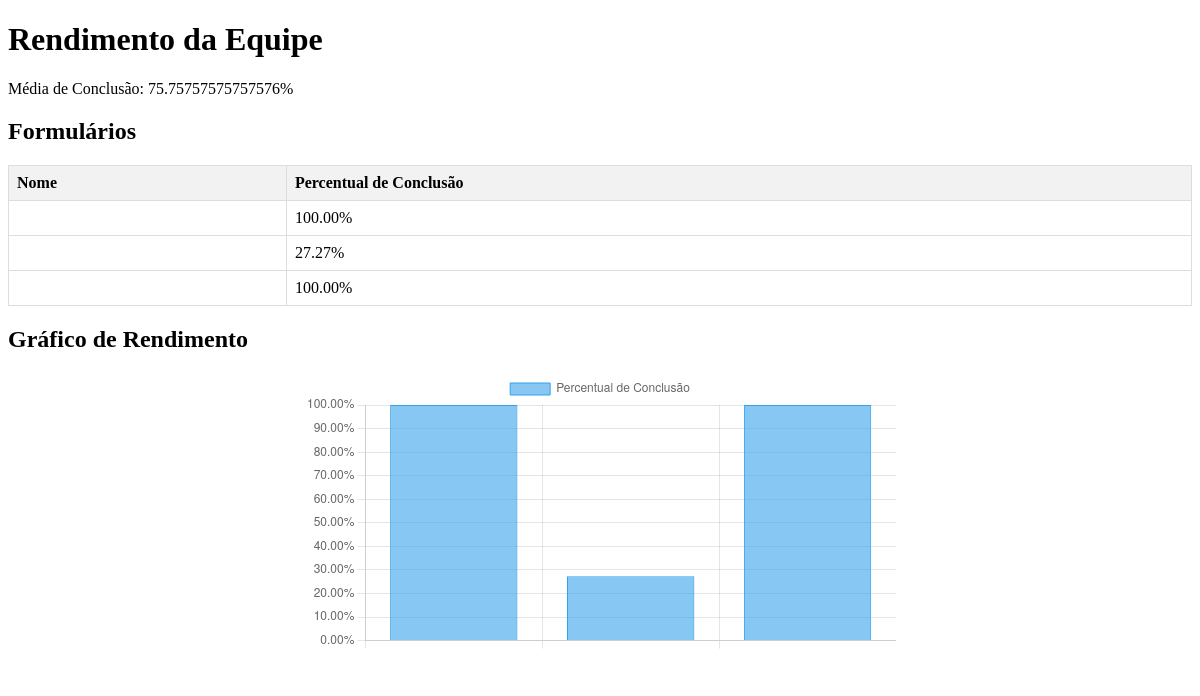
The page /api/rendimento_equipe/ on the database as committed earlier.
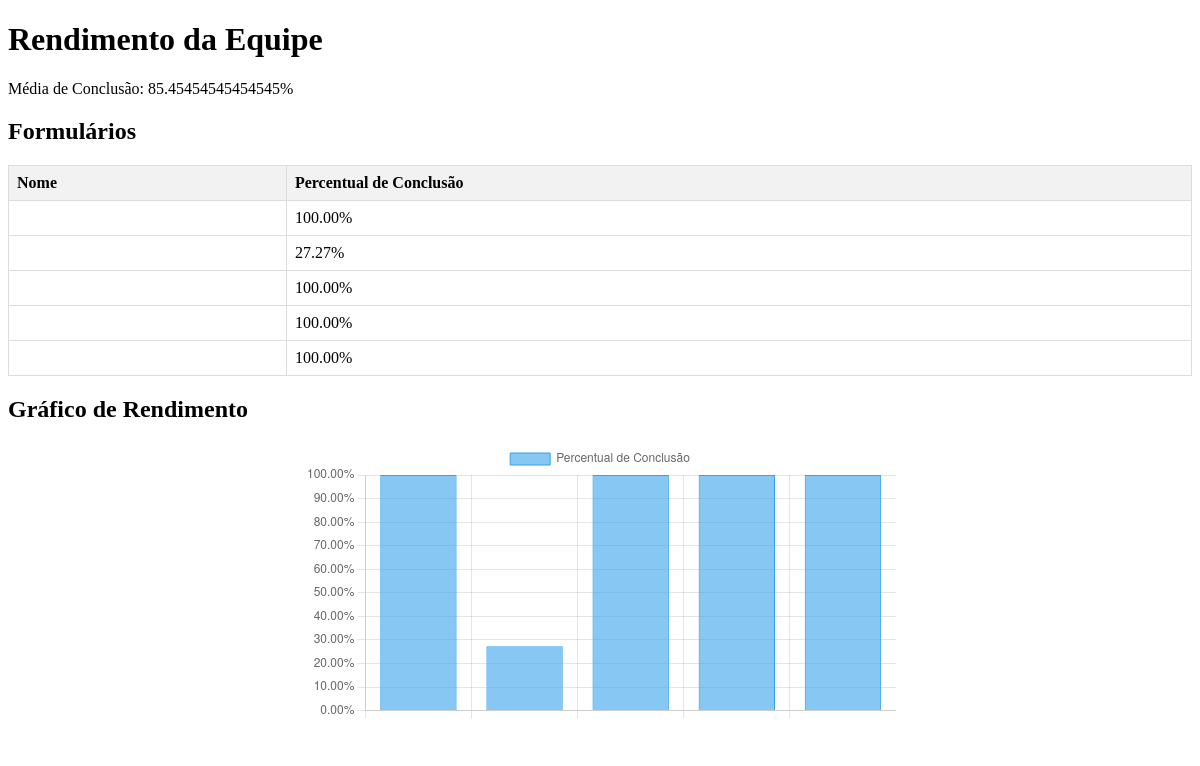
The same page on the database as committed later.
### app/models.py (models this page shows, shortened)
class Formulario(models.Model):
    number = models.CharField(
        max_length=100,
        verbose_name="Número",
        default="N/A"  # Valor padrão
    )
    created = models.CharField(
        max_length=100,
        verbose_name="Criado em",
        default="N/A"  # Valor padrão
    )
    country_of_request = models.CharField(
        max_length=100,
        verbose_name="País da Solicitação",
        default="N/A"  # Valor padrão
    )
    assignment_group = models.CharField(
        max_length=100,
        verbose_name="Grupo de Atribuição",
        default="N/A"  # Valor padrão
    )
    assigned_to = models.CharField(
        max_length=100,
        verbose_name="Atribuído a",
        null=True,  # Permite valores nulos no banco de dados
        blank=True,  # Permite campos vazios no formulário
        default="N/A"  # Valor padrão
    )
    state = models.CharField(
        max_length=100,
        verbose_name="Estado",
        default="N/A"  # Valor padrão
    )
    channel = models.CharField(
        max_length=100,
        verbose_name="Canal",
        default="N/A"  # Valor padrão
    )
    additional_comments = models.TextField(
        blank=True,
        null=True,
        verbose_name="Comentários Adicionais",
        default="N/A"  # Valor padrão
    )
    format = models.JSONField(
        default=list,
        verbose_name="Formato"
    )
    checks_and_handling = models.JSONField(
        default=list,
        verbose_name="Checks e Handling"
    )
    taxonomy = models.JSONField(
        default=list,
        verbose_name="Taxonomia"
    )
    percentual_conclusao = models.FloatField(
        default=0.0,
        verbose_name="Percentual de Conclusão"
    )
    class Meta:
        verbose_name = "Formulário"
        verbose_name_plural = "Formulários"

### app/views.py (the view)
# urls.py: path('rendimento_equipe/', rendimento_equipe, name='rendimento_equipe'),
def rendimento_equipe(request):
    formularios = Formulario.objects.all()
    media_equipe = Formulario.objects.aggregate(media_rendimento=Avg('percentual_conclusao'))['media_rendimento']
    return render(request, 'rendimento_equipe.html', {
        'formularios': formularios,
        'media_equipe': media_equipe
    })

### score/templates/rendimento_equipe.html (shortened to what this page needs)
<!DOCTYPE html>
<html lang="en">
<head>
</head>
<body>
    <h1>Rendimento da Equipe</h1>
    <p>Média de Conclusão: {{ media_equipe|default:"0" }}%</p>
    <h2>Formulários</h2>
    <table>
        <thead>
            <tr>
                <th>Nome</th>
                <th>Percentual de Conclusão</th>
            </tr>
        </thead>
        <tbody>
            {% for formulario in formularios %}
            <tr>
                <td>{{ formulario.nome }}</td>
                <td>{{ formulario.percentual_conclusao|floatformat:2 }}%</td>
            </tr>
            {% endfor %}
        </tbody>
    </table>
    <h2>Gráfico de Rendimento</h2>
    <div class="chart-container">
        <canvas id="rendimentoChart"></canvas>
    </div>
    <script>
        const formularios = [
            {% for formulario in formularios %}
            {
                nome: "{{ formulario.nome }}",
                percentual: {{ formulario.percentual_conclusao|floatformat:2 }}
            },
            {% endfor %}
        ];
        const labels = formularios.map(f => f.nome);
        const data = formularios.map(f => f.percentual);
        const ctx = document.getElementById('rendimentoChart').getContext('2d');
        const rendimentoChart = new Chart(ctx, {
            type: 'bar',
            data: {
                labels: labels,
                datasets: [{
                    label: 'Percentual de Conclusão',
                    data: data,
                    backgroundColor: 'rgba(54, 162, 235, 0.6)',
                    borderColor: 'rgba(54, 162, 235, 1)',
                    borderWidth: 1
                }]
            },
            options: {
                scales: {
                    y: {
                        beginAtZero: true,
                        max: 100,
                        ticks: {
                            callback: function(value) {
                                return value.toFixed(2) + '%'; // Exibe com duas casas decimais
                            }
                        }
                    }
                },
                plugins: {
                    tooltip: {
                        callbacks: {
                            label: function(context) {
                                return context.dataset.label + ': ' + context.raw.toFixed(2) + '%'; // Exibe com duas casas decimais
                            }
                        }
                    }
                }
            }
        });
    </script>
</body>
</html>

Rows that differ between the two databases and show on the page:
added Formulario: percentual_conclusao "100.00"
added Formulario: percentual_conclusao "100.00"
Other text that changed with them:
{{ media_equipe|default:"0" }}: "75.75757575757576" → "85.45454545454545"
chart data {{ formulario.percentual_conclusao|floatformat:2 }}: 100.00, 27.27, 100.00 → 100.00, 27.27, 100.00, 100.00, 100.00
